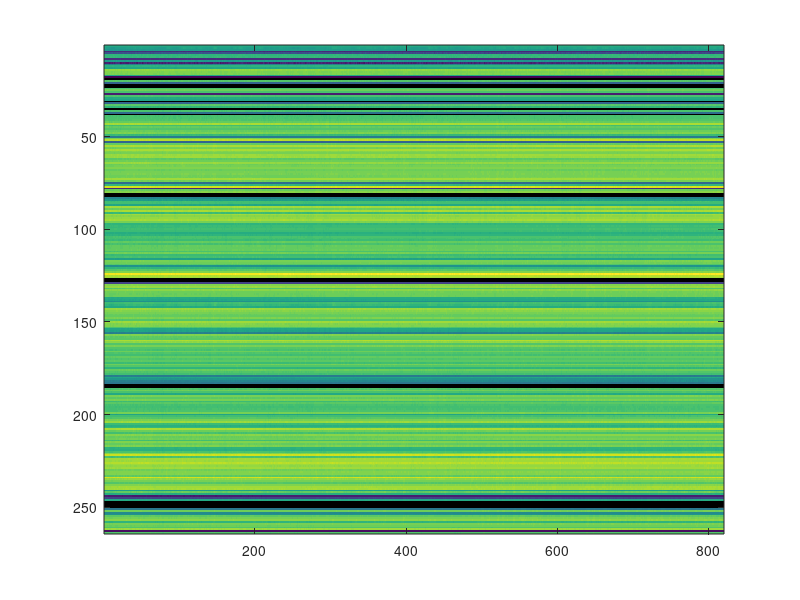
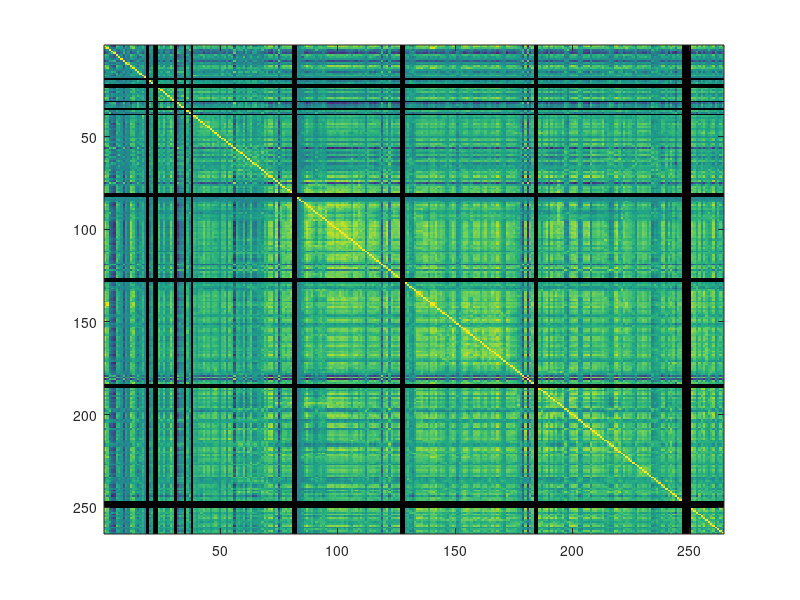

MATLAB code to generate these figures, in order:
%viualize fMRI test data

conn = load ('data/rsfmri-dataset1/subject4session1_PowerPetersen_allSpheres_wraf_sig.mat');

names=fieldnames(conn.sys);

%convert to matrix
regions = length(names);
timepoints = length(conn.sys.(names{1}));

ts_conn = zeros(regions, timepoints);
for i = 1:regions
    ts_conn(i, :) = conn.sys.(names{i});
end

figure 
imagesc(ts_conn)

conn = corr(ts_conn');
figure
imagesc(conn)
